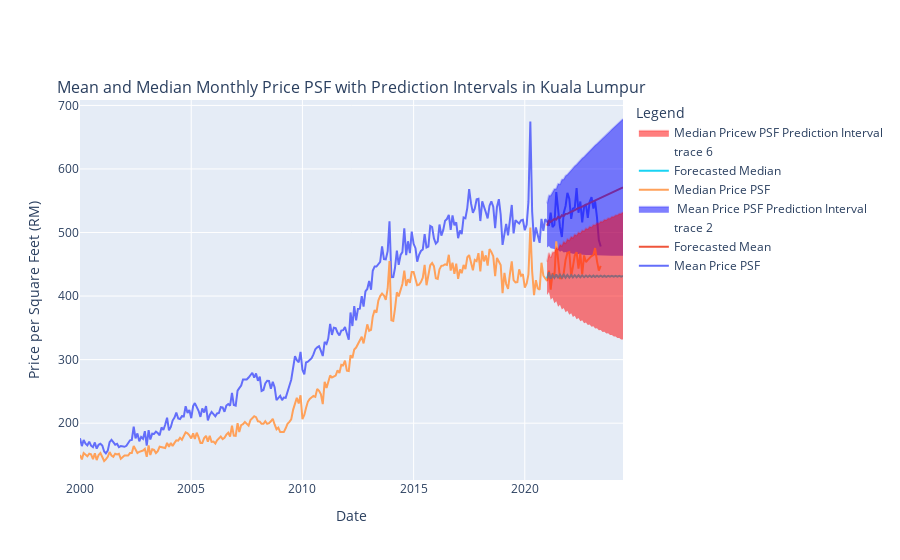

The code cell stored with this chart in its notebook:
### Code cell
# Input
in_sample_forecast_length = 30
out_sample_forecast_length = 12

# Preset based on analysis
mean_sarimax_best_order = (2, 2, 4)
median_sarimax_best_order = (3, 1, 1)

# Input data
mean_monthly_price_psf = df_price_psf_per_month['mean_price_psf']
median_monthly_price_psf = df_price_psf_per_month['median_price_psf']

mean_forecast, mean_ci_lower, mean_ci_upper = get_forecast(mean_monthly_price_psf, mean_sarimax_best_order, in_sample_forecast_length, out_sample_forecast_length)
median_forecast, median_ci_lower, median_ci_upper = get_forecast(median_monthly_price_psf, median_sarimax_best_order, in_sample_forecast_length, out_sample_forecast_length)
plot_price_psf_forecast(mean_monthly_price_psf, mean_forecast, mean_ci_lower, mean_ci_upper, median_monthly_price_psf, median_forecast, median_ci_lower, median_ci_upper)
